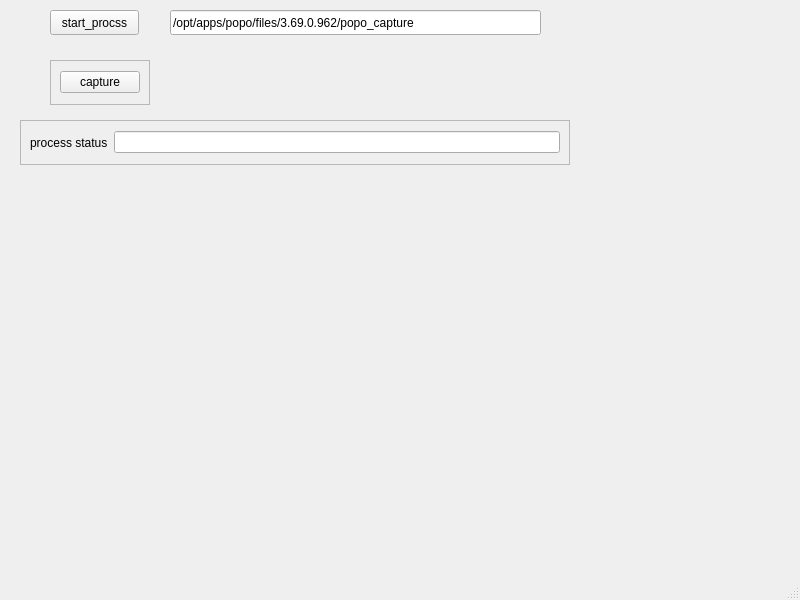
<?xml version="1.0" encoding="UTF-8"?>
<ui version="4.0">
 <class>MainWindow</class>
 <widget class="QMainWindow" name="MainWindow">
  <property name="geometry">
   <rect>
    <x>0</x>
    <y>0</y>
    <width>800</width>
    <height>600</height>
   </rect>
  </property>
  <property name="windowTitle">
   <string>MainWindow</string>
  </property>
  <widget class="QWidget" name="centralwidget">
   <widget class="QPushButton" name="start_process">
    <property name="geometry">
     <rect>
      <x>50</x>
      <y>10</y>
      <width>89</width>
      <height>25</height>
     </rect>
    </property>
    <property name="text">
     <string>start_procss</string>
    </property>
   </widget>
   <widget class="QLineEdit" name="process_path_lineedit">
    <property name="geometry">
     <rect>
      <x>170</x>
      <y>10</y>
      <width>371</width>
      <height>25</height>
     </rect>
    </property>
    <property name="text">
     <string>/opt/apps/popo/files/3.69.0.962/popo_capture</string>
    </property>
   </widget>
   <widget class="QFrame" name="frame">
    <property name="geometry">
     <rect>
      <x>50</x>
      <y>60</y>
      <width>100</width>
      <height>45</height>
     </rect>
    </property>
    <property name="frameShape">
     <enum>QFrame::StyledPanel</enum>
    </property>
    <property name="frameShadow">
     <enum>QFrame::Raised</enum>
    </property>
    <layout class="QVBoxLayout" name="verticalLayout">
     <item>
      <widget class="QPushButton" name="capture_btn">
       <property name="text">
        <string>capture</string>
       </property>
      </widget>
     </item>
    </layout>
   </widget>
   <widget class="QFrame" name="frame_2">
    <property name="geometry">
     <rect>
      <x>20</x>
      <y>120</y>
      <width>550</width>
      <height>45</height>
     </rect>
    </property>
    <property name="minimumSize">
     <size>
      <width>550</width>
      <height>0</height>
     </size>
    </property>
    <property name="maximumSize">
     <size>
      <width>550</width>
      <height>16777215</height>
     </size>
    </property>
    <property name="frameShape">
     <enum>QFrame::StyledPanel</enum>
    </property>
    <property name="frameShadow">
     <enum>QFrame::Raised</enum>
    </property>
    <layout class="QHBoxLayout" name="horizontalLayout">
     <item>
      <widget class="QLabel" name="label">
       <property name="text">
        <string>process status</string>
       </property>
      </widget>
     </item>
     <item>
      <widget class="QLineEdit" name="process_status"/>
     </item>
    </layout>
   </widget>
  </widget>
  <widget class="QMenuBar" name="menubar">
   <property name="geometry">
    <rect>
     <x>0</x>
     <y>0</y>
     <width>800</width>
     <height>27</height>
    </rect>
   </property>
  </widget>
  <widget class="QStatusBar" name="statusbar"/>
 </widget>
 <resources/>
 <connections/>
</ui>
